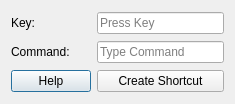
<?xml version="1.0" encoding="UTF-8"?>
<ui version="4.0">
 <class>Dialog</class>
 <widget class="QDialog" name="Dialog">
  <property name="geometry">
   <rect>
    <x>0</x>
    <y>0</y>
    <width>235</width>
    <height>104</height>
   </rect>
  </property>
  <property name="sizePolicy">
   <sizepolicy hsizetype="Fixed" vsizetype="Fixed">
    <horstretch>0</horstretch>
    <verstretch>0</verstretch>
   </sizepolicy>
  </property>
  <property name="windowTitle">
   <string>Create Shortcut</string>
  </property>
  <layout class="QGridLayout" name="gridLayout">
   <item row="0" column="0">
    <widget class="QLabel" name="keyLabel">
     <property name="text">
      <string>Key:</string>
     </property>
    </widget>
   </item>
   <item row="0" column="1">
    <widget class="QLineEdit" name="keyEdit">
     <property name="readOnly">
      <bool>true</bool>
     </property>
     <property name="placeholderText">
      <string>Press Key</string>
     </property>
    </widget>
   </item>
   <item row="1" column="0">
    <widget class="QLabel" name="commandLabel">
     <property name="text">
      <string>Command:</string>
     </property>
    </widget>
   </item>
   <item row="1" column="1">
    <widget class="QLineEdit" name="commandEdit">
     <property name="placeholderText">
      <string>Type Command</string>
     </property>
    </widget>
   </item>
   <item row="2" column="0">
    <widget class="QPushButton" name="helpButton">
     <property name="sizePolicy">
      <sizepolicy hsizetype="Fixed" vsizetype="Fixed">
       <horstretch>0</horstretch>
       <verstretch>0</verstretch>
      </sizepolicy>
     </property>
     <property name="text">
      <string>Help</string>
     </property>
    </widget>
   </item>
   <item row="2" column="1">
    <widget class="QPushButton" name="createButton">
     <property name="text">
      <string>Create Shortcut</string>
     </property>
    </widget>
   </item>
  </layout>
 </widget>
 <resources/>
 <connections/>
</ui>
